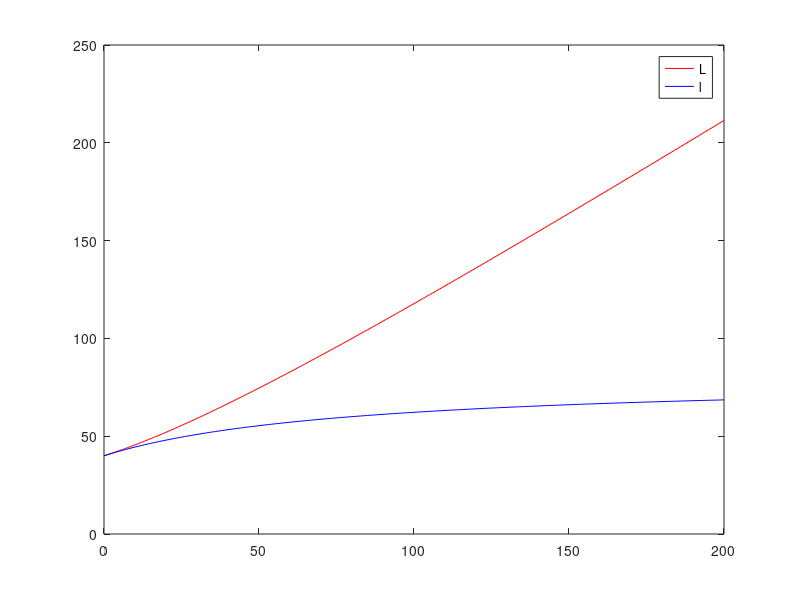
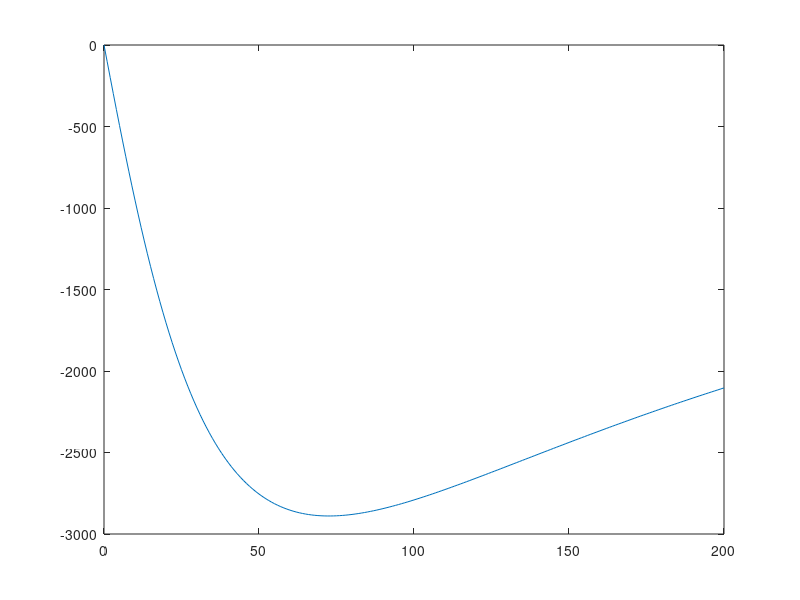

Write MATLAB code to recreate these figures, in order.
clear all;
close all;
clc;

h=0:200;
L = (h.*h + (80+h).*(80+h))./(2*(80+h));
l = 80+h-L;

max(L.*L - l.*l - h.*h)

figure;
plot(h, L, 'r', h, l, 'b')
legend(["L";"l"])



P = [0;-100];
OM = [zeros(size(L));
      -l;
      zeros(size(L))];
alpha = atan2(h, l);

vec = [-cos(alpha);-sin(alpha)];
FM = vec .* dot(P*ones(size(L)), vec);
FM = [FM;
      zeros(size(L))];
M = cross(OM, FM);


figure;
plot(h, M(3,:));
